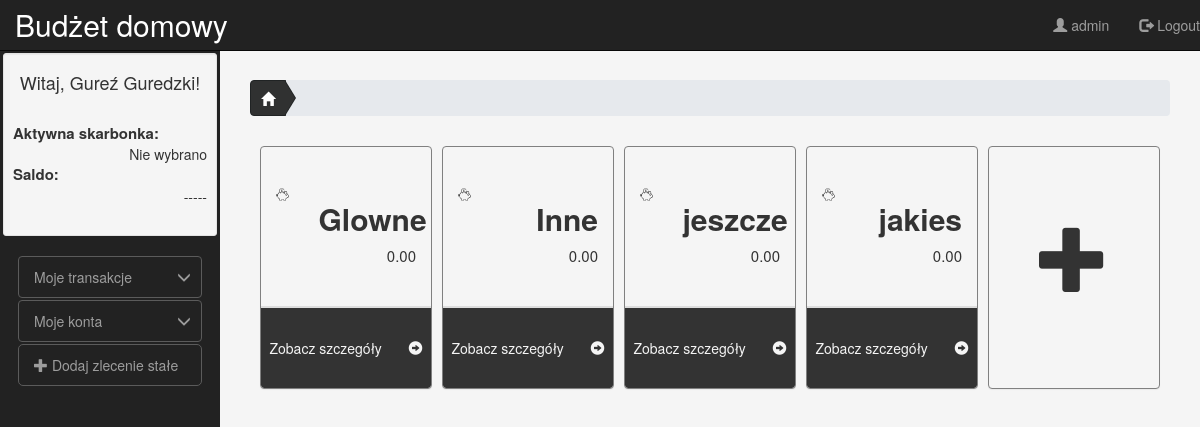
The app's page / (signed in), older data.
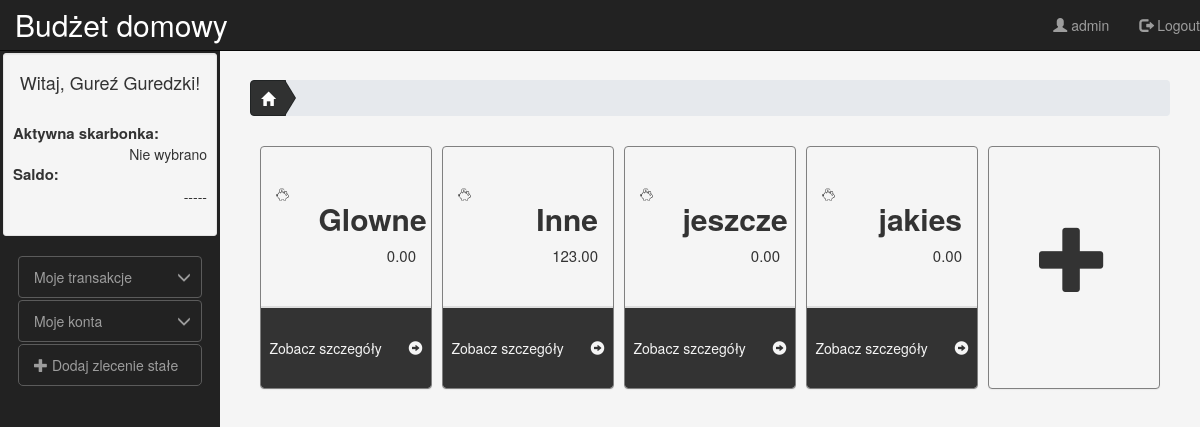
The same page, newer data.
### mainapp/models.py (models this page shows, shortened)
class Account(models.Model):
    user = models.ForeignKey(User, on_delete=models.CASCADE,verbose_name="użytkownik")
    name = models.CharField("nazwa", max_length=15)
    balance = models.DecimalField("saldo", max_digits=100, decimal_places=2,default=Decimal('0.00'))
    class Meta:
        verbose_name = "konto"
        verbose_name_plural = "konta"

### mainapp/views.py (the view)
# urls.py: url(r'^$', views.index, name='index'),
def index(request):
    if request.user.is_authenticated:
        accounts = Account.objects.filter(user = request.user).values()
        request.session['accounts'] = list(accounts)
        for i in request.session['accounts']:
            i['balance'] = str(i['balance'])
        return render(request,'index.html')
    else:
        return render(request,'registration/login.html')

### mainapp/templates/index.html
{% extends "base.html" %} {% block title %}Home | Budżet domowy{% endblock %} {% block content %}
{% load static %}
<link href="{% static 'index.css' %}" rel="stylesheet" type="text/css" />
<div id="breadcrumb-panel">
    <ol class="breadcrumb breadcrumb-arrow">
        <li>
            <a href="/">
                <i class="glyphicon glyphicon-home"></i>
            </a>
        </li>
    </ol>
</div>
<div class="panel-row">
    {% for account in request.session.accounts %}
    <div id="panel-col" class="panel panel-default">
        <div class="panel-heading">
            <div class="row">
                <div class="col-xs-3">
                    <img src="{% static "piggy-bank.svg" %}" alt="Piggy bank"/>
                </div>
                <div class="col-xs-9 text-right">
                    <h2>
                        {{ account.name }}
                    </h2>
                    <p>
                        {{ account.balance }}
                    </p>
                </div>
            </div>
        </div>
        <a href="/konto/{{ account.id }}">
            <div class="panel-footer">
                <div class="row">
                    <span class="pull-left">Zobacz szczegóły</span>
                    <span class="pull-right">
                    <i class="glyphicon glyphicon-circle-arrow-right"></i>
                    </span>
                </div>
            </div>
        </a>
    </div>
    {% endfor %}
    <div id="panel-col" class="panel panel-default">
        <div class="panel-body">
            <div class="row add-acc">
                <a href="{% url 'dodanie_konta' %}">
                    <h1 class="glyphicon glyphicon-plus"></h1>
                </a>
            </div>
        </div>
    </div>
</div>
{% endblock %}

Row changes from the older to the newer data that the page shows:
changed Account "Inne": balance "0.00" → "123.00"
